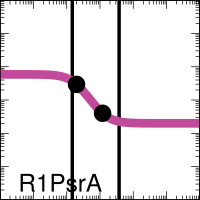

Write the gnuplot code that produced this figure.

set output "SimAnnealing_0x00_001_A000_xfer_model_R1_PsrA.eps"
set terminal postscript eps enhanced color "Helvetica, 35" size 2,2
set logscale x
set logscale y
set lmargin screen 0.0
set rmargin screen 1.0
set tmargin screen 1.0
set bmargin screen 0.0
set size ratio 1.0
set border linewidth 2
set tics scale 2
set mxtics 10
set mytics 10
set key bottom left
set key samplen -1
set xrange [0.001:1000.0]
set yrange [0.001:1000.0]
set format y "10^{%L}"    
set format x "10^{%L}"    
set format x ""    
set xlabel '00111100'
set arrow from 0.14767532474607917,0.001 to 0.14767532474607917,1000.0 nohead lw 10 lt 2 lc rgb '#000000'
set arrow from 3.7492997237163235,0.001 to 3.7492997237163235,1000.0 nohead lw 10 lt 2 lc rgb '#000000'
ymin = 0.2
ymax = 5.9
K = 0.19
n = 1.8
set dummy x

plot ymin+(ymax-ymin)/(1.0+(x/K)**n) lw 25 lc rgb '#C24B9C' title 'R1PsrA',\
 "<echo '1 2'" using (0.197556859):(2.950000003872063)  with points pt 7 ps 4 lc rgb 'black' notitle,\
 "<echo '1 2'" using (1.197796047):(0.3999999998585956)  with points pt 7 ps 4 lc rgb 'black' notitle
